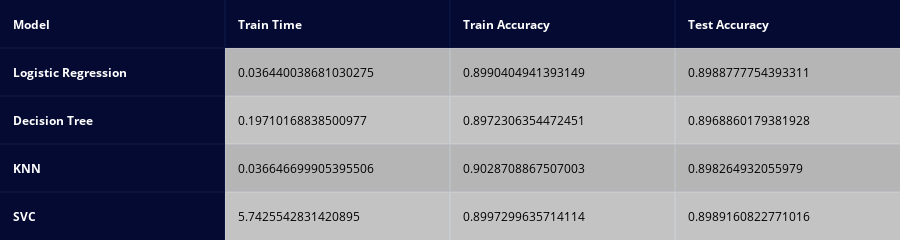

Source (notebook cell):
### Code cell
create_table(df_scores, index_title='Model',index=True)

### Figure 1 — Plotly figure (JSON) as saved in the notebook; plotly's stock layout.template omitted (floating-point values rounded to 4 significant figures)
{"data": [{"colorscale": [[0, "#00083e"], [0.5, "#ededee"], [1, "#ffffff"]], "hoverinfo": "none", "opacity": 0.75, "showscale": false, "type": "heatmap", "z": [[0, 0, 0, 0], [0, 0.5, 0.5, 0.5], [0, 1, 1, 1], [0, 0.5, 0.5, 0.5], [0, 1, 1, 1]]}], "layout": {"annotations": [{"align": "left", "font": {"color": "#ffffff"}, "showarrow": false, "text": "<b>Model</b>", "x": -0.45, "xanchor": "left", "xref": "x", "y": 0, "yref": "y"}, {"align": "left", "font": {"color": "#ffffff"}, "showarrow": false, "text": "<b>Train Time</b>", "x": 0.55, "xanchor": "left", "xref": "x", "y": 0, "yref": "y"}, {"align": "left", "font": {"color": "#ffffff"}, "showarrow": false, "text": "<b>Train Accuracy</b>", "x": 1.55, "xanchor": "left", "xref": "x", "y": 0, "yref": "y"}, {"align": "left", "font": {"color": "#ffffff"}, "showarrow": false, "text": "<b>Test Accuracy</b>", "x": 2.55, "xanchor": "left", "xref": "x", "y": 0, "yref": "y"}, {"align": "left", "font": {"color": "#ffffff"}, "showarrow": false, "text": "<b>Logistic Regression</b>", "x": -0.45, "xanchor": "left", "xref": "x", "y": 1, "yref": "y"}, {"align": "left", "font": {"color": "#000000"}, "showarrow": false, "text": "0.036440038681030275", "x": 0.55, "xanchor": "left", "xref": "x", "y": 1, "yref": "y"}, {"align": "left", "font": {"color": "#000000"}, "showarrow": false, "text": "0.8990404941393149", "x": 1.55, "xanchor": "left", "xref": "x", "y": 1, "yref": "y"}, {"align": "left", "font": {"color": "#000000"}, "showarrow": false, "text": "0.8988777754393311", "x": 2.55, "xanchor": "left", "xref": "x", "y": 1, "yref": "y"}, {"align": "left", "font": {"color": "#ffffff"}, "showarrow": false, "text": "<b>Decision Tree</b>", "x": -0.45, "xanchor": "left", "xref": "x", "y": 2, "yref": "y"}, {"align": "left", "font": {"color": "#000000"}, "showarrow": false, "text": "0.19710168838500977", "x": 0.55, "xanchor": "left", "xref": "x", "y": 2, "yref": "y"}, {"align": "left", "font": {"color": "#000000"}, "showarrow": false, "text": "0.8972306354472451", "x": 1.55, "xanchor": "left", "xref": "x", "y": 2, "yref": "y"}, {"align": "left", "font": {"color": "#000000"}, "showarrow": false, "text": "0.8968860179381928", "x": 2.55, "xanchor": "left", "xref": "x", "y": 2, "yref": "y"}, {"align": "left", "font": {"color": "#ffffff"}, "showarrow": false, "text": "<b>KNN</b>", "x": -0.45, "xanchor": "left", "xref": "x", "y": 3, "yref": "y"}, {"align": "left", "font": {"color": "#000000"}, "showarrow": false, "text": "0.036646699905395506", "x": 0.55, "xanchor": "left", "xref": "x", "y": 3, "yref": "y"}, {"align": "left", "font": {"color": "#000000"}, "showarrow": false, "text": "0.9028708867507003", "x": 1.55, "xanchor": "left", "xref": "x", "y": 3, "yref": "y"}, {"align": "left", "font": {"color": "#000000"}, "showarrow": false, "text": "0.898264932055979", "x": 2.55, "xanchor": "left", "xref": "x", "y": 3, "yref": "y"}, {"align": "left", "font": {"color": "#ffffff"}, "showarrow": false, "text": "<b>SVC</b>", "x": -0.45, "xanchor": "left", "xref": "x", "y": 4, "yref": "y"}, {"align": "left", "font": {"color": "#000000"}, "showarrow": false, "text": "5.7425542831420895", "x": 0.55, "xanchor": "left", "xref": "x", "y": 4, "yref": "y"}, {"align": "left", "font": {"color": "#000000"}, "showarrow": false, "text": "0.8997299635714114", "x": 1.55, "xanchor": "left", "xref": "x", "y": 4, "yref": "y"}, {"align": "left", "font": {"color": "#000000"}, "showarrow": false, "text": "0.8989160822771016", "x": 2.55, "xanchor": "left", "xref": "x", "y": 4, "yref": "y"}], "height": 200, "margin": {"b": 0, "l": 0, "r": 0, "t": 0}, "xaxis": {"dtick": 1, "gridwidth": 2, "showticklabels": false, "tick0": -0.5, "ticks": "", "zeroline": false}, "yaxis": {"autorange": "reversed", "dtick": 1, "gridwidth": 2, "showticklabels": false, "tick0": 0.5, "ticks": "", "zeroline": false}}}
